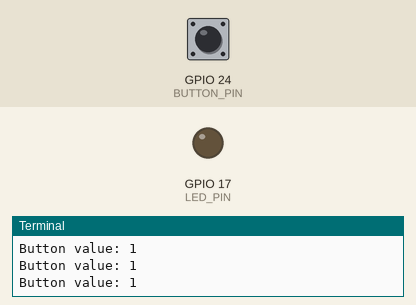
Recording of a program running on a simulated Raspberry Pi (BCM pin numbers). On the bench: output pins drawn as LEDs (lit = HIGH), the last lines printed to the terminal. Inputs (shaded band) come from the test bench; at power-on: GPIO 24 (BUTTON_PIN) HIGH.

Above: at 1.2 s.
1.3 s: GPIO 24 (BUTTON_PIN) pulled LOW for 0.15 s
At 2.4 s:
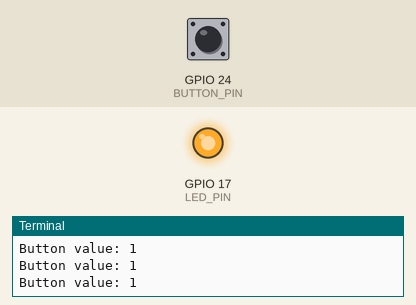
2.9 s: GPIO 24 (BUTTON_PIN) pulled LOW for 1 s
At 3.6 s:
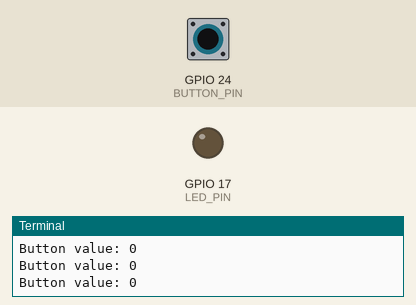
5.4 s: GPIO 24 (BUTTON_PIN) pulled LOW for 3.2 s
At 6.7 s:
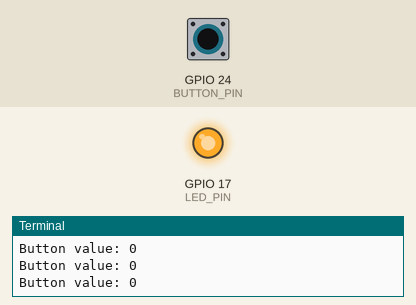
Timing chart, 0 to 8.4 s (numbered marks = the images above; inputs shaded):
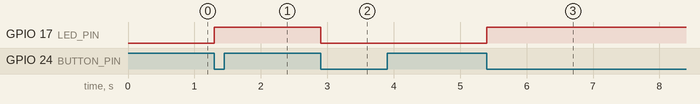

Measured:
- after the input at 1.3 s, GPIO 17 (LED_PIN): LOW → HIGH at once
- after the input at 2.9 s, GPIO 17 (LED_PIN): HIGH → LOW at once
- after the input at 5.4 s, GPIO 17 (LED_PIN): LOW → HIGH at once

The program:

Code.py
```python
import  RPi.GPIO as GPIO
import time

LED_PIN = 17
BUTTON_PIN = 24


GPIO.setmode(GPIO.BCM)
GPIO.setwarnings(False)
GPIO.setup(LED_PIN, GPIO.OUT)
GPIO.setup(BUTTON_PIN, GPIO.IN, pull_up_down = GPIO.PUD_UP)
# PUD up means that it will read the pin high normally and low when pressed

print('Task 02 started. Press the button to toggle LED. Ctr+C to stop')

led_state = False

def button_pressed(channel):
    global led_state
    led_state = not led_state
    GPIO.output(LED_PIN, led_state)
    state_str = 'ON' if led_state else 'OFF'
    print(f'Button pressed. LED state is now {state_str}')

GPIO.add_event_detect(BUTTON_PIN, GPIO.FALLING,
                    callback=button_pressed,
                    bouncetime=200)

while True:
    print("Button value:", GPIO.input(BUTTON_PIN))
    time.sleep(0.1)
```
